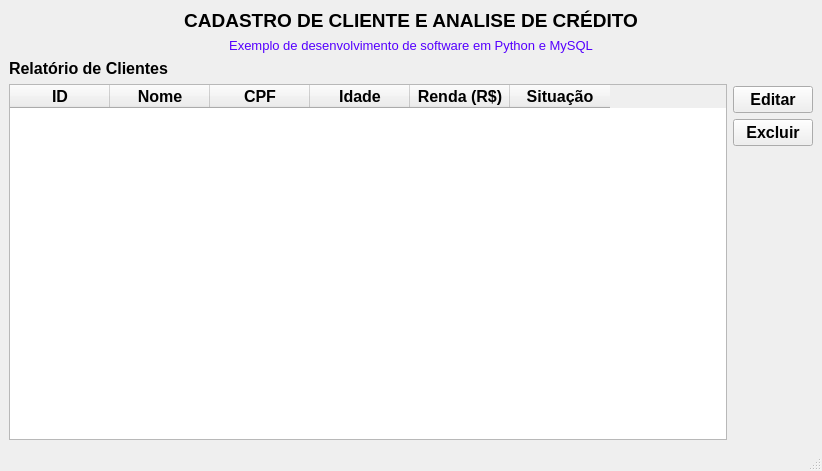
<?xml version="1.0" encoding="UTF-8"?>
<ui version="4.0">
 <class>MainWindow</class>
 <widget class="QMainWindow" name="MainWindow">
  <property name="geometry">
   <rect>
    <x>0</x>
    <y>0</y>
    <width>822</width>
    <height>471</height>
   </rect>
  </property>
  <property name="windowTitle">
   <string>MainWindow</string>
  </property>
  <widget class="QWidget" name="centralwidget">
   <layout class="QGridLayout" name="gridLayout">
    <item row="0" column="0" colspan="2">
     <layout class="QVBoxLayout" name="verticalLayout_3">
      <item>
       <widget class="QLabel" name="label">
        <property name="font">
         <font>
          <family>Arial</family>
          <pointsize>14</pointsize>
          <weight>75</weight>
          <bold>true</bold>
         </font>
        </property>
        <property name="text">
         <string>CADASTRO DE CLIENTE E ANALISE DE CRÉDITO</string>
        </property>
        <property name="alignment">
         <set>Qt::AlignCenter</set>
        </property>
       </widget>
      </item>
      <item>
       <widget class="QLabel" name="label_2">
        <property name="font">
         <font>
          <family>Arial</family>
          <pointsize>10</pointsize>
          <weight>50</weight>
          <bold>false</bold>
         </font>
        </property>
        <property name="styleSheet">
         <string notr="true">color: rgb(85, 0, 255)</string>
        </property>
        <property name="text">
         <string>Exemplo de desenvolvimento de software em Python e MySQL</string>
        </property>
        <property name="alignment">
         <set>Qt::AlignCenter</set>
        </property>
       </widget>
      </item>
     </layout>
    </item>
    <item row="1" column="0">
     <layout class="QVBoxLayout" name="verticalLayout_2">
      <item>
       <widget class="QLabel" name="label_3">
        <property name="font">
         <font>
          <family>Arial</family>
          <pointsize>12</pointsize>
          <weight>75</weight>
          <bold>true</bold>
         </font>
        </property>
        <property name="text">
         <string>Relatório de Clientes</string>
        </property>
        <property name="alignment">
         <set>Qt::AlignLeading|Qt::AlignLeft|Qt::AlignVCenter</set>
        </property>
       </widget>
      </item>
      <item>
       <widget class="QTableWidget" name="tableClientes">
        <property name="font">
         <font>
          <family>Arial</family>
          <pointsize>12</pointsize>
         </font>
        </property>
        <column>
         <property name="text">
          <string>ID</string>
         </property>
         <property name="font">
          <font>
           <family>Arial</family>
           <pointsize>12</pointsize>
           <weight>75</weight>
           <bold>true</bold>
          </font>
         </property>
        </column>
        <column>
         <property name="text">
          <string>Nome</string>
         </property>
         <property name="font">
          <font>
           <family>Arial</family>
           <pointsize>12</pointsize>
           <weight>75</weight>
           <bold>true</bold>
          </font>
         </property>
        </column>
        <column>
         <property name="text">
          <string>CPF</string>
         </property>
         <property name="font">
          <font>
           <family>Arial</family>
           <pointsize>12</pointsize>
           <weight>75</weight>
           <bold>true</bold>
          </font>
         </property>
        </column>
        <column>
         <property name="text">
          <string>Idade</string>
         </property>
         <property name="font">
          <font>
           <family>Arial</family>
           <pointsize>12</pointsize>
           <weight>75</weight>
           <bold>true</bold>
          </font>
         </property>
        </column>
        <column>
         <property name="text">
          <string>Renda (R$)</string>
         </property>
         <property name="font">
          <font>
           <family>Arial</family>
           <pointsize>12</pointsize>
           <weight>75</weight>
           <bold>true</bold>
          </font>
         </property>
        </column>
        <column>
         <property name="text">
          <string>Situação</string>
         </property>
         <property name="font">
          <font>
           <family>Arial</family>
           <pointsize>12</pointsize>
           <weight>75</weight>
           <bold>true</bold>
          </font>
         </property>
        </column>
       </widget>
      </item>
     </layout>
    </item>
    <item row="1" column="1">
     <layout class="QVBoxLayout" name="verticalLayout">
      <item>
       <spacer name="verticalSpacer_2">
        <property name="orientation">
         <enum>Qt::Vertical</enum>
        </property>
        <property name="sizeHint" stdset="0">
         <size>
          <width>20</width>
          <height>40</height>
         </size>
        </property>
       </spacer>
      </item>
      <item>
       <widget class="QPushButton" name="btnEditar">
        <property name="font">
         <font>
          <family>Arial</family>
          <pointsize>12</pointsize>
          <weight>75</weight>
          <bold>true</bold>
         </font>
        </property>
        <property name="text">
         <string>Editar</string>
        </property>
       </widget>
      </item>
      <item>
       <widget class="QPushButton" name="btnExcluir">
        <property name="font">
         <font>
          <family>Arial</family>
          <pointsize>12</pointsize>
          <weight>75</weight>
          <bold>true</bold>
         </font>
        </property>
        <property name="text">
         <string>Excluir</string>
        </property>
       </widget>
      </item>
      <item>
       <spacer name="verticalSpacer_12">
        <property name="orientation">
         <enum>Qt::Vertical</enum>
        </property>
        <property name="sizeHint" stdset="0">
         <size>
          <width>20</width>
          <height>40</height>
         </size>
        </property>
       </spacer>
      </item>
      <item>
       <spacer name="verticalSpacer_11">
        <property name="orientation">
         <enum>Qt::Vertical</enum>
        </property>
        <property name="sizeHint" stdset="0">
         <size>
          <width>20</width>
          <height>40</height>
         </size>
        </property>
       </spacer>
      </item>
      <item>
       <spacer name="verticalSpacer_10">
        <property name="orientation">
         <enum>Qt::Vertical</enum>
        </property>
        <property name="sizeHint" stdset="0">
         <size>
          <width>20</width>
          <height>40</height>
         </size>
        </property>
       </spacer>
      </item>
      <item>
       <spacer name="verticalSpacer_9">
        <property name="orientation">
         <enum>Qt::Vertical</enum>
        </property>
        <property name="sizeHint" stdset="0">
         <size>
          <width>20</width>
          <height>40</height>
         </size>
        </property>
       </spacer>
      </item>
      <item>
       <spacer name="verticalSpacer_8">
        <property name="orientation">
         <enum>Qt::Vertical</enum>
        </property>
        <property name="sizeHint" stdset="0">
         <size>
          <width>20</width>
          <height>40</height>
         </size>
        </property>
       </spacer>
      </item>
      <item>
       <spacer name="verticalSpacer_7">
        <property name="orientation">
         <enum>Qt::Vertical</enum>
        </property>
        <property name="sizeHint" stdset="0">
         <size>
          <width>20</width>
          <height>40</height>
         </size>
        </property>
       </spacer>
      </item>
      <item>
       <spacer name="verticalSpacer_6">
        <property name="orientation">
         <enum>Qt::Vertical</enum>
        </property>
        <property name="sizeHint" stdset="0">
         <size>
          <width>20</width>
          <height>40</height>
         </size>
        </property>
       </spacer>
      </item>
      <item>
       <spacer name="verticalSpacer_5">
        <property name="orientation">
         <enum>Qt::Vertical</enum>
        </property>
        <property name="sizeHint" stdset="0">
         <size>
          <width>20</width>
          <height>40</height>
         </size>
        </property>
       </spacer>
      </item>
      <item>
       <spacer name="verticalSpacer_4">
        <property name="orientation">
         <enum>Qt::Vertical</enum>
        </property>
        <property name="sizeHint" stdset="0">
         <size>
          <width>20</width>
          <height>40</height>
         </size>
        </property>
       </spacer>
      </item>
      <item>
       <spacer name="verticalSpacer_3">
        <property name="orientation">
         <enum>Qt::Vertical</enum>
        </property>
        <property name="sizeHint" stdset="0">
         <size>
          <width>20</width>
          <height>40</height>
         </size>
        </property>
       </spacer>
      </item>
      <item>
       <spacer name="verticalSpacer">
        <property name="orientation">
         <enum>Qt::Vertical</enum>
        </property>
        <property name="sizeHint" stdset="0">
         <size>
          <width>20</width>
          <height>40</height>
         </size>
        </property>
       </spacer>
      </item>
     </layout>
    </item>
   </layout>
  </widget>
  <widget class="QMenuBar" name="menubar">
   <property name="geometry">
    <rect>
     <x>0</x>
     <y>0</y>
     <width>822</width>
     <height>21</height>
    </rect>
   </property>
  </widget>
  <widget class="QStatusBar" name="statusbar"/>
 </widget>
 <resources/>
 <connections/>
</ui>
